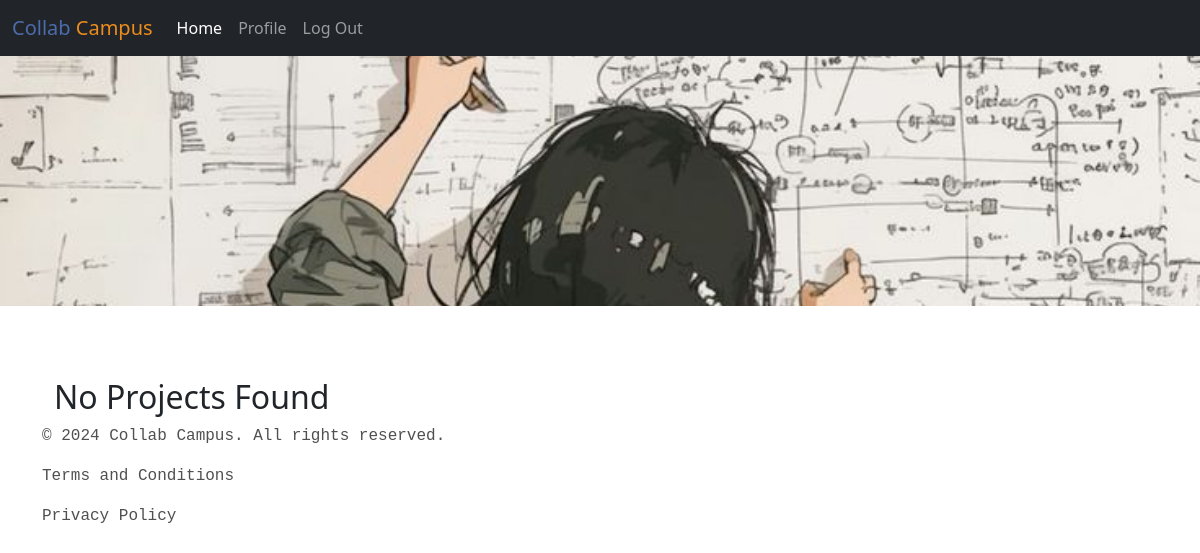
The page / (signed in) on the database as committed earlier.
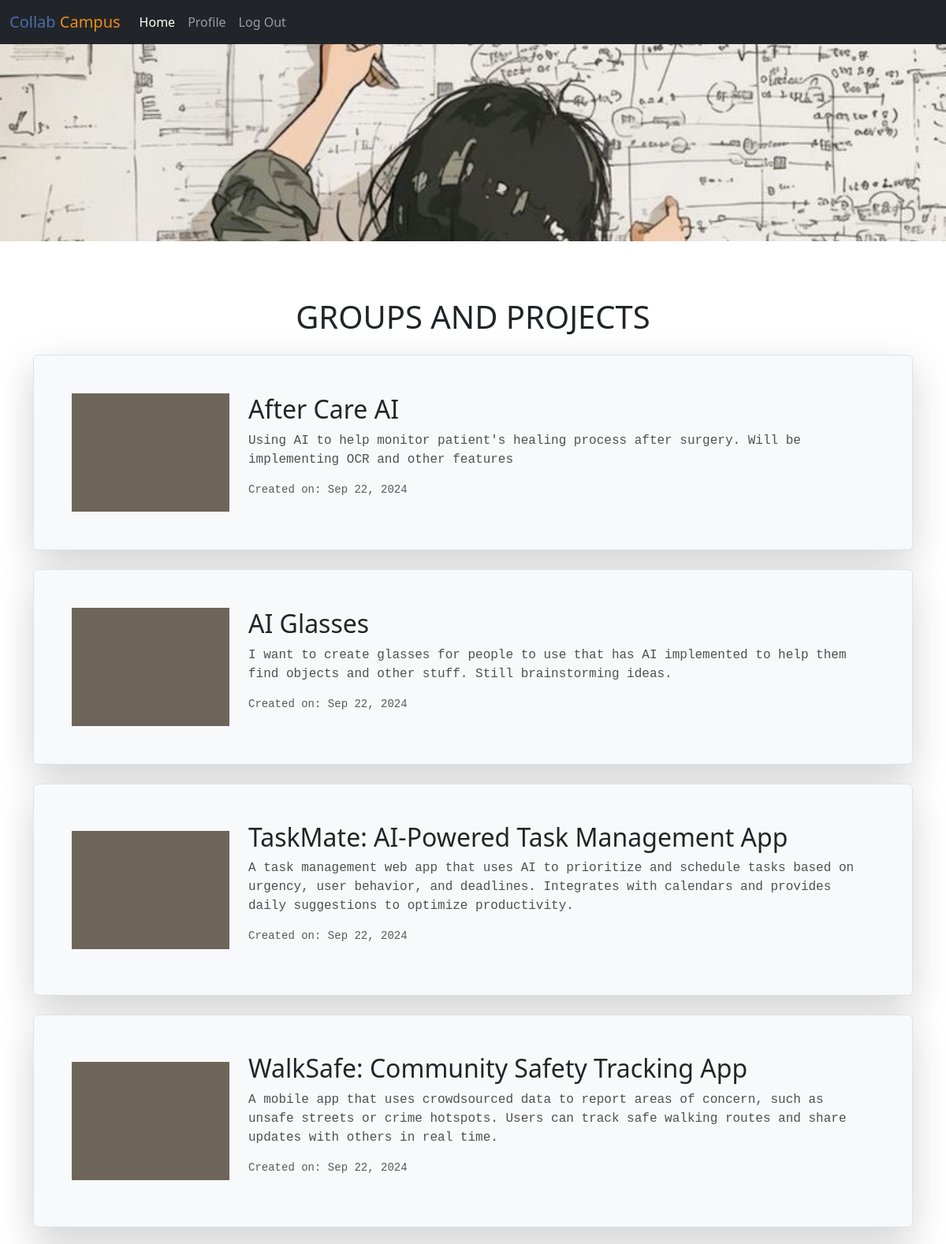
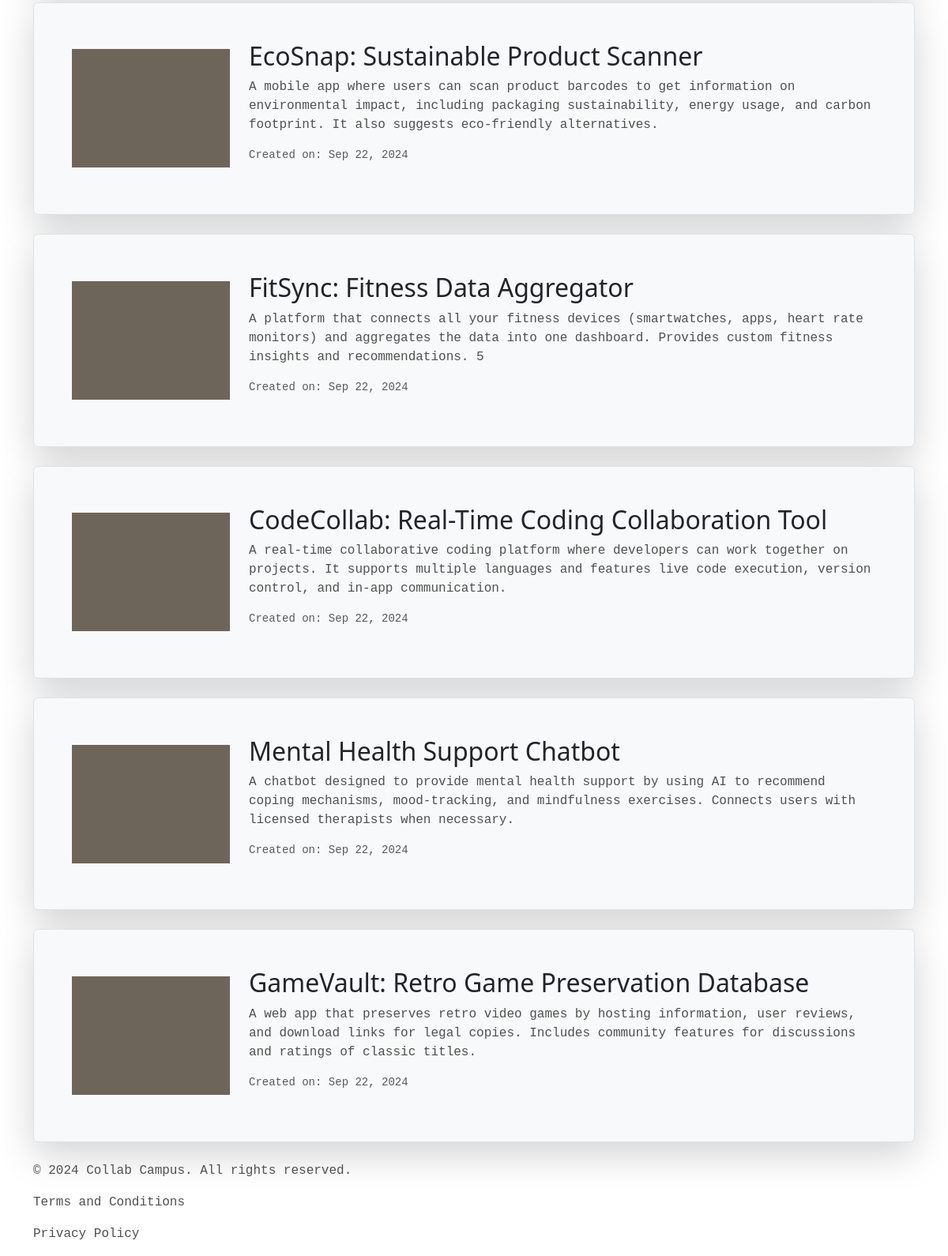
The same page on the database as committed later (2 pictures, top to bottom).
### collabCampus/models.py (models this page shows, shortened)
class Project(models.Model):
    owner = models.ForeignKey(User, on_delete=models.CASCADE, related_name='owned_projects')
    title = models.CharField(max_length=100)
    description = models.TextField(max_length=2000)
    discord_link = models.URLField(max_length=200,blank=True, null=True)
    image = models.ImageField(upload_to='project_images/', blank=True, null=True)
    created_at = models.DateTimeField(auto_now_add=True)

### collabCampus/views.py (the view)
# urls.py: path('',views.Home,name='home'),
def Home(request):
    projects = Project.objects.all()
    return render(request,'home.html',{
        'projects': projects
    })

### collabCampus/templates/home.html
{% extends 'base.html' %}
{% block content %}
    <div class="container mt-5">
        {% if user.is_authenticated %}
            {% if projects %}
                <h1 class="text-center mb-4">GROUPS AND PROJECTS</h1>
                <div class="row">
                    {% for project in projects %}
                        <div class="col-12 mb-4 d-flex align-items-center p-5 border bg-light shadow-lg hover-shadow rounded">
                            <div class="project-image" style="width: 200px; height: 150px; flex-shrink: 0;">
                                {% if project.image %}
                                    <img src="{{ project.image.url }}" alt="Project Image" class="img-fluid" style="max-height: 150px;">
                                {% else %}
                                    <div style="background-color: rgb(110, 101, 90); width: 200px; height: 150px;"></div>
                                {% endif %}
                            </div>
                            <div class="project-details ms-4">
                                <h2><a href="{% url 'Projects' project.pk %}" class="text-decoration-none text-reset">{{ project.title }}</a></h2>
                                <p>{{ project.description }}</p>
                                <p class="text-muted small">Created on: {{ project.created_at|date:"M d, Y" }}</p>
                            </div>
                        </div>
                    {% endfor %}
                </div>
            {% else %}
                <h2>No Projects Found</h2>
            {% endif %}
        {% else %}
            <div class="text-center mt-5">
                {% include 'mainPage.html'  %}
            </div>
        {% endif %}
    </div>
{% endblock %}

### collabCampus/templates/base.html (shortened to what this page needs)
<!doctype html>
<html lang="en">
  <head>
    <link href="https://cdn.jsdelivr.net/npm/bootstrap@5.3.3/dist/css/bootstrap.min.css" rel="stylesheet">
  </head>
  <body>
    {% include 'Navbar.html' %}
    {% include 'banner.html' %}
    <div class="container">
    <br>
    {% block content %}
    {% endblock %}
    </div>
    {% include 'footer.html' %}
  </body>
</html>

### collabCampus/templates/Navbar.html (shortened to what this page needs)
<nav class="navbar navbar-expand-lg navbar-dark bg-dark">
    <div class="container-fluid">
      <a class="navbar-brand" href="{% url 'home' %}">
        <span style="color: #4C6CAB;">Collab</span><span style="color: #EB8C1C;"> Campus</span>
    </a>
      <div class="collapse navbar-collapse" id="navbarSupportedContent">
        <ul class="navbar-nav me-auto mb-2 mb-lg-0">
          <li class="nav-item">
            <a class="nav-link active" aria-current="page" href="{% url 'home' %}">Home</a>
          </li>
          {% if user.is_authenticated %}
          <li class="nav-item">
            <a class="nav-link" href="{% url 'user_profile' request.user.id %}">Profile</a>
          </li>
          <li class="nav-item">
            <a class="nav-link" href="{% url 'logout' %}">Log Out</a>
          </li>
          {% endif %}
        </ul>
      </div>
    </div>
  </nav>

### collabCampus/templates/banner.html (shortened to what this page needs)
{% load static %}
<img src="{% static 'images/science.jpg' %}" class="img-fluid" id="banner">

### collabCampus/templates/footer.html
 <footer class="footer">
    <div class="container">
        <p>&copy; 2024 Collab Campus. All rights reserved.</p>
        <p href="#" class="text-decoration-none">Terms and Conditions</p>
        <p href="#" class="text-decoration-none">Privacy Policy</p>
    </div>
</footer>

### collabCampus/templates/banner.html (style rules this page uses)
#banner { height: 250px; width: 100%; object-fit: cover; }
p { font-family: Courier new; color: rgb(80,80,80); }

Rows that differ between the two databases and show on the page:
added Project: title "After Care AI", description "Using AI to help monitor patient's healing process after surgery. Will be implementing OCR and other features", created_at "Sep 22, 2024"
added Project: title "AI Glasses", description "I want to create glasses for people to use that has AI implemented to help them find objects and other stuff. Still brainstorming ideas.", created_at "Sep 22, 2024"
added Project: title "TaskMate: AI-Powered Task Management App", description "A task management web app that uses AI to prioritize and schedule tasks based on urgency, user behavior, and deadlines. Integrates with calendars and provides daily suggestions to optimize productivity.", created_at "Sep 22, 2024"
added Project: title "WalkSafe: Community Safety Tracking App", description "A mobile app that uses crowdsourced data to report areas of concern, such as unsafe streets or crime hotspots. Users can track safe walking routes and share updates with others in real time.", created_at "Sep 22, 2024"
added Project: title "EcoSnap: Sustainable Product Scanner", description "A mobile app where users can scan product barcodes to get information on environmental impact, including packaging sustainability, energy usage, and carbon footprint. It also suggests eco-friendly alternatives.", created_at "Sep 22, 2024"
added Project: title "FitSync: Fitness Data Aggregator", description "A platform that connects all your fitness devices (smartwatches, apps, heart rate monitors) and aggregates the data into one dashboard. Provides custom fitness insights and recommendations. 5", created_at "Sep 22, 2024"
added Project: title "CodeCollab: Real-Time Coding Collaboration Tool", description "A real-time collaborative coding platform where developers can work together on projects. It supports multiple languages and features live code execution, version control, and in-app communication.", created_at "Sep 22, 2024"
added Project: title "Mental Health Support Chatbot", description "A chatbot designed to provide mental health support by using AI to recommend coping mechanisms, mood-tracking, and mindfulness exercises. Connects users with licensed therapists when necessary.", created_at "Sep 22, 2024"
added Project: title "GameVault: Retro Game Preservation Database", description "A web app that preserves retro video games by hosting information, user reviews, and download links for legal copies. Includes community features for discussions and ratings of classic titles.", created_at "Sep 22, 2024"
Other text that changed with them:
text no longer shown: "No Projects Found"
text now shown: "GROUPS AND PROJECTS"
